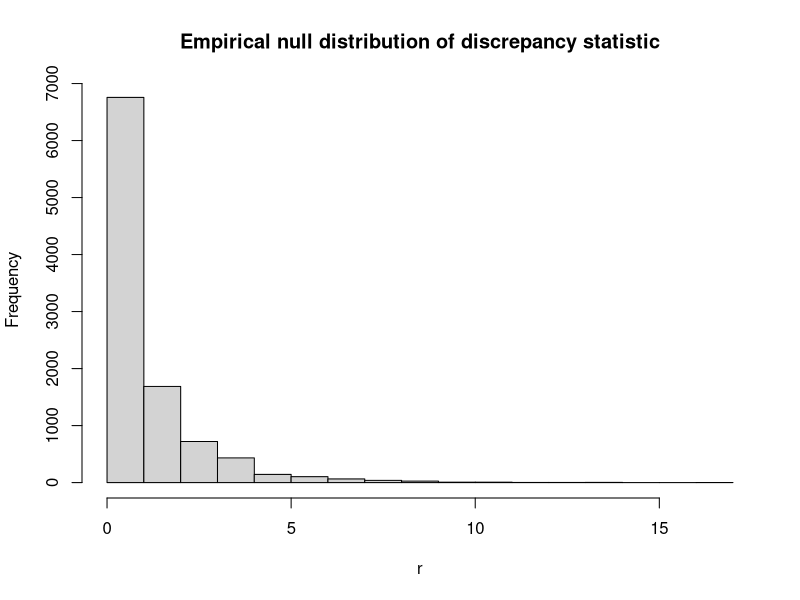

This chart was generated by the following R code:
?r2dtable


# Simulate a single 2x2 table under H0 (fixed margins)
tab <- r2dtable(
  n = 1,
  r = c(2445, 2445),
  c = c(4480, 410)
)[[1]]

tab  # a random 2×2 table with fixed margins

# Expected counts under H0
E11 <- 2240
E12 <- 205
E21 <- 2240
E22 <- 205

# Chi-square components for the single table
r11 <- (tab[1,1] - E11)^2 / E11
r12 <- (tab[1,2] - E12)^2 / E12
r21 <- (tab[2,1] - E21)^2 / E21
r22 <- (tab[2,2] - E22)^2 / E22

# Discrepancy statistic for this table
r11 + r12 + r21 + r22

################################################################################

r <- replicate(10000, {
  
  # Generate a 2×2 table under the null of independence
  tab <- r2dtable(
    n = 1, 
    r = c(2445, 2445),
    c = c(4480, 410)
  )[[1]]
  
  # Expected frequencies under H0
  E11 <- 2240
  E12 <- 205
  E21 <- 2240
  E22 <- 205
  
  # Discrepancy components
  r11 <- (tab[1,1] - E11)^2 / E11
  r12 <- (tab[1,2] - E12)^2 / E12
  r21 <- (tab[2,1] - E21)^2 / E21
  r22 <- (tab[2,2] - E22)^2 / E22
  
  # Return the chi-square statistic
  r11 + r12 + r21 + r22
})

hist(r, main = "Empirical null distribution of discrepancy statistic")
